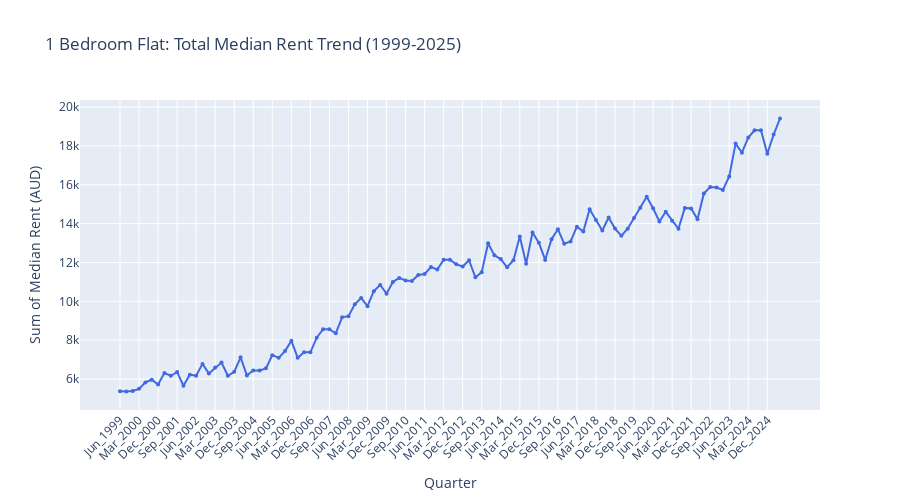

Write notebook code for a chart like this one.
### Code cell
# OVERALL TREND: Sum of all median values over time

# Calculating total median rent across all regions for each quarter
median_totals = hprice_1br_median.iloc[:, 1:].sum(axis=0)

# Extracting quarters from column names for x-axis
quarters = hprice_1br_median.columns[1:].tolist()

# Creating a DataFrame for plotting
trend_hprice_1br = pd.DataFrame({
    'Quarter': quarters,
    'Total_Median_Rent': median_totals.values
})

# Creating the plot
fig1 = go.Figure()
fig1.add_trace(go.Scatter(
    x=trend_hprice_1br['Quarter'],
    y=trend_hprice_1br['Total_Median_Rent'],
    mode='lines+markers',
    name='Total Median Rent',
    line=dict(color='royalblue', width=2),
    marker=dict(size=4)
))

fig1.update_layout(
    title='1 Bedroom Flat: Total Median Rent Trend (1999-2025)',
    xaxis_title='Quarter',
    yaxis_title='Sum of Median Rent (AUD)',
    hovermode='x unified',
    height=500,
    xaxis=dict(tickangle=-45)
)

fig1.show()

print(f"Number of quarters analyzed: {len(quarters)}")
print(f"Starting total (Jun 1999): ${median_totals.iloc[0]:,.0f}")
print(f"Ending total (Jun 2025): ${median_totals.iloc[-1]:,.0f}")
print(f"Overall increase: ${median_totals.iloc[-1] - median_totals.iloc[0]:,.0f}")

### Figure 1 — Plotly figure (JSON) as saved in the notebook; plotly's stock layout.template omitted (floating-point values rounded to 4 significant figures)
{"data": [{"line": {"color": "royalblue", "width": 2}, "marker": {"size": 4}, "mode": "lines+markers", "name": "Total Median Rent", "type": "scatter", "x": ["Jun_1999", "Sep_1999", "Dec_1999", "Mar_2000", "Jun_2000", "Sep_2000", "Dec_2000", "Mar_2001", "Jun_2001", "Sep_2001", "Dec_2001", "Mar_2002", "Jun_2002", "Sep_2002", "Dec_2002", "Mar_2003", "Jun_2003", "Sep_2003", "Dec_2003", "Mar_2004", "Jun_2004", "Sep_2004", "Dec_2004", "Mar_2005", "Jun_2005", "Sep_2005", "Dec_2005", "Mar_2006", "Jun_2006", "Sep_2006", "Dec_2006", "Mar_2007", "Jun_2007", "Sep_2007", "Dec_2007", "Mar_2008", "Jun_2008", "Sep_2008", "Dec_2008", "Mar_2009", "Jun_2009", "Sep_2009", "Dec_2009", "Mar_2010", "Jun_2010", "Sep_2010", "Dec_2010", "Mar_2011", "Jun_2011", "Sep_2011", "Dec_2011", "Mar_2012", "Jun_2012", "Sep_2012", "Dec_2012", "Mar_2013", "Jun_2013", "Sep_2013", "Dec_2013", "Mar_2014", "Jun_2014", "Sep_2014", "Dec_2014", "Mar_2015", "Jun_2015", "Sep_2015", "Dec_2015", "Mar_2016", "Jun_2016", "Sep_2016", "Dec_2016", "Mar_2017", "Jun_2017", "Sep_2017", "Dec_2017", "Mar_2018", "Jun_2018", "Sep_2018", "Dec_2018", "Mar_2019", "Jun_2019", "Sep_2019", "Dec_2019", "Mar_2020", "Jun_2020", "Sep_2020", "Dec_2020", "Mar_2021", "Jun_2021", "Sep_2021", "Dec_2021", "Mar_2022", "Jun_2022", "Sep_2022", "Dec_2022", "Mar_2023", "Jun_2023", "Sep_2023", "Dec_2023", "Mar_2024", "Jun_2024", "Sep_2024", "Dec_2024", "Mar_2025", "Jun_2025"], "y": [5368.0, 5357.0, 5386.0, 5493.0, 5826.0, 5964.0, 5712.0, 6306.0, 6168.0, 6356.0, 5652.0, 6225.0, 6170.0, 6779.0, 6288.0, 6590.0, 6848.0, 6169.0, 6369.0, 7116.0, 6187.0, 6440.0, 6435.0, 6550.0, 7228.0, 7090.0, 7438.0, 7971.0, 7094.0, 7377.0, 7374.0, 8128.0, 8561.0, 8566.0, 8354.0, 9174.0, 9233.0, 9846.0, 10170.0, 9751.0, 10520.0, 10840.0, 10390.0, 11000.0, 11200.0, 11070.0, 11040.0, 11360.0, 11410.0, 11760.0, 11640.0, 12140.0, 12140.0, 11900.0, 11790.0, 12110.0, 11240.0, 11490.0, 12990.0, 12360.0, 12180.0, 11750.0, 12120.0, 13330.0, 11940.0, 13540.0, 13020.0, 12130.0, 13200.0, 13710.0, 12960.0, 13080.0, 13840.0, 13600.0, 14740.0, 14190.0, 13640.0, 14320.0, 13740.0, 13380.0, 13740.0, 14290.0, 14820.0, 15380.0, 14790.0, 14110.0, 14610.0, 14150.0, 13740.0, 14810.0, 14780.0, 14230.0, 15550.0, 15880.0, 15860.0, 15730.0, 16430.0, 18120.0, 17650.0, 18430.0, 18810.0, 18810.0, 17600.0, 18590.0, 19410.0]}], "layout": {"height": 500, "hovermode": "x unified", "title": {"text": "1 Bedroom Flat: Total Median Rent Trend (1999-2025)"}, "xaxis": {"tickangle": -45, "title": {"text": "Quarter"}}, "yaxis": {"title": {"text": "Sum of Median Rent (AUD)"}}}}
